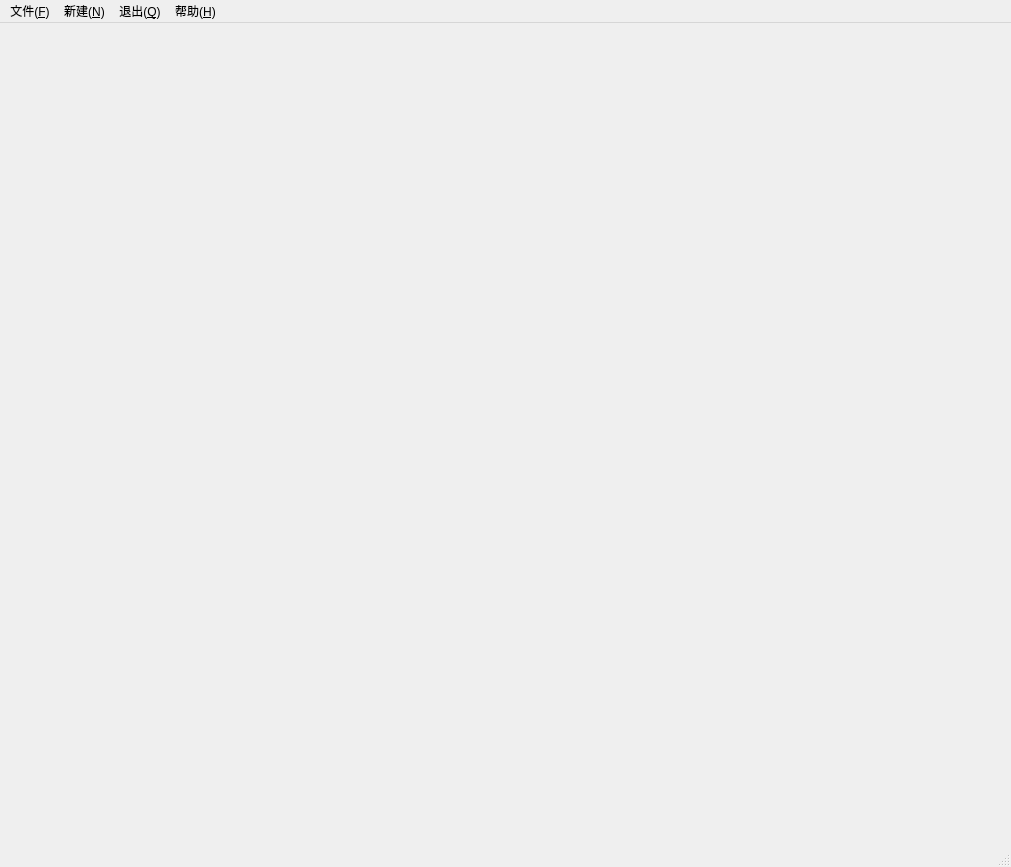
<?xml version="1.0" encoding="UTF-8"?>
<ui version="4.0">
 <class>MainWindow</class>
 <widget class="QMainWindow" name="MainWindow">
  <property name="geometry">
   <rect>
    <x>0</x>
    <y>0</y>
    <width>1011</width>
    <height>867</height>
   </rect>
  </property>
  <property name="windowTitle">
   <string>MainWindow</string>
  </property>
  <widget class="QWidget" name="centralwidget"/>
  <widget class="QMenuBar" name="menubar">
   <property name="geometry">
    <rect>
     <x>0</x>
     <y>0</y>
     <width>1011</width>
     <height>23</height>
    </rect>
   </property>
   <widget class="QMenu" name="menu_F">
    <property name="title">
     <string>文件(&amp;F)</string>
    </property>
   </widget>
   <widget class="QMenu" name="menu_N">
    <property name="title">
     <string>新建(&amp;N)</string>
    </property>
   </widget>
   <widget class="QMenu" name="menu_Q">
    <property name="title">
     <string>退出(&amp;Q)</string>
    </property>
   </widget>
   <widget class="QMenu" name="menu_H">
    <property name="title">
     <string>帮助(&amp;H)</string>
    </property>
    <addaction name="action_A"/>
   </widget>
   <addaction name="menu_F"/>
   <addaction name="menu_N"/>
   <addaction name="menu_Q"/>
   <addaction name="menu_H"/>
  </widget>
  <widget class="QStatusBar" name="statusbar"/>
  <action name="action_A">
   <property name="text">
    <string>关于(&amp;A)</string>
   </property>
  </action>
 </widget>
 <resources/>
 <connections/>
</ui>
